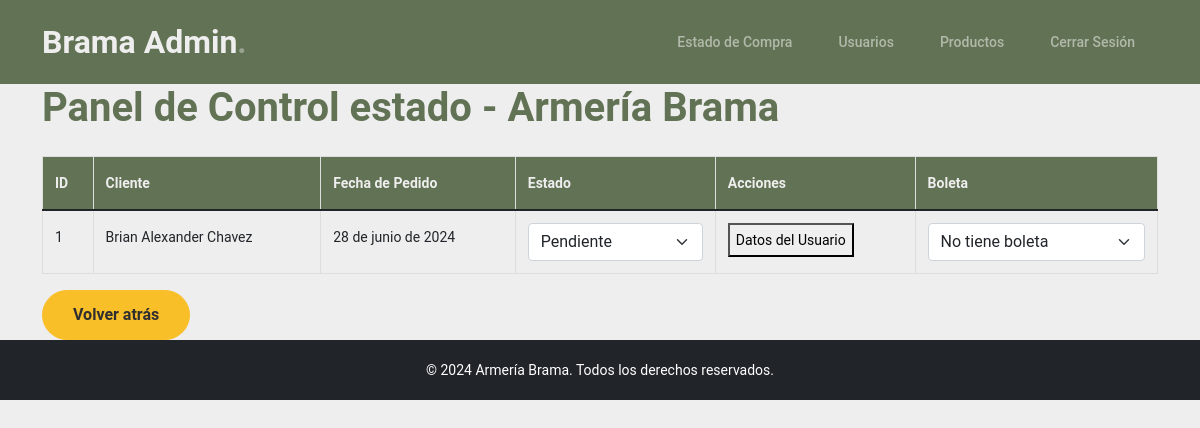
The page /panelcontrolestadocompra/ on the database its author committed.
### aplicacion/models.py (models this page shows, shortened)
class Pedido(models.Model):
    usuario = models.ForeignKey(Usuario, on_delete=models.PROTECT)
    id = models.AutoField(primary_key=True)
    nombre_cliente = models.CharField(max_length=100)
    direccion = models.CharField(max_length=200)
    correo = models.EmailField()
    celular = models.CharField(max_length=20)
    region = models.CharField(max_length=25, choices=REGIONES, default='CONCEPCION')
    fecha_pedido = models.DateField(auto_now_add=True)
    boleta = models.CharField(max_length=15, choices=[
        ('sin_boleta', 'Sin boleta'),
        ('con_boleta', 'Con boleta'),
    ])
    estado = models.CharField(max_length=20, choices=[
        ('cancelado', 'Cancelado'),
        ('en_proceso', 'En Proceso'),
        ('finalizado', 'Finalizado'),
    ], default='en_proceso')
    adicional = models.TextField(blank=True, null=True)  # Añadimos el campo adicional

### aplicacion/views.py (the view)
# urls.py: path('panelcontrolestadocompra/', panelcontrolestadocompra, name='panelcontrolestadocompra'),
def panelcontrolestadocompra (request):
    pedidos=Pedido.objects.all()
    datos={
        "pedidos":pedidos
    }
    return render(request, "aplicacion/panelcontrolestadocompra.html", datos)

### aplicacion/templates/aplicacion/panelcontrolestadocompra.html (shortened to what this page needs)
<!DOCTYPE html>
<html lang="es">
<head>
    <link rel="shortcut icon" href="{% load static %}{% static 'logo.png' %}">
    <link href="{% static 'aplicacion/css/bootstrap.min.css' %}" rel="stylesheet">
    <link rel="stylesheet" href="https://cdnjs.cloudflare.com/ajax/libs/font-awesome/6.0.0-beta3/css/all.min.css">
    <link href="{% static 'aplicacion/css/tiny-slider.css' %}" rel="stylesheet">
    <link href="{% static 'aplicacion/css/style.css' %}" rel="stylesheet">
</head>
<body>
    <nav class="custom-navbar navbar navbar-expand-md navbar-dark bg-dark" aria-label="Furni navigation bar">
        <div class="container">
            <a class="navbar-brand" href="{% url 'panelcontrol' %}">Brama Admin<span>.</span></a>
            <div class="collapse navbar-collapse" id="navbarsFurni">
                <ul class="custom-navbar-nav navbar-nav ms-auto mb-2 mb-md-0">
                    <li class="nav-item">
                        <a class="nav-link" href="{% url 'panelcontrolestadocompra' %}">Estado de Compra</a>
                    </li>
                    <li class="nav-item">
                        <a class="nav-link" href="{% url 'personas' %}">Usuarios</a>
                    </li>
                    <li class="nav-item">
                        <a class="nav-link" href="{% url 'productos' %}">Productos</a>
                    </li>
                    <li class="nav-item">
                        <a class="nav-link" href="{% url 'panelcerrarsesion' %}">Cerrar Sesión</a>
                    </li>
                </ul>
            </div>
        </div>
    </nav>
    <div class="container">
        <header class="header">
            <h1>Panel de Control estado - Armería Brama</h1>
        </header>
        <section class="mt-4">
            <div class="table-responsive">
                <table class="table table-hover">
                    <thead>
                        <tr>
                            <th>ID</th>
                            <th>Cliente</th>
                            <th>Fecha de Pedido</th>
                            <th>Estado</th>
                            <th>Acciones</th>
                            <th>Boleta</th>
                        </tr>
                    </thead>
                    <tbody>
                        {% for p in pedidos %}
                        <tr>
                            <td>{{ p.id }}</td>
                            <td>{{ p.nombre_cliente }}</td>
                            <td>{{ p.fecha_pedido }}</td>
                            <td>
                                <select class="form-select" name="estado" onchange="actualizarEstado(this, {{ p.id }})">
                                    <option value="pendiente" {% if p.estado == 'pendiente' %}selected{% endif %}>Pendiente</option>
                                </select>
                            </td>
                            <td>
                                <button class="btn-detalle" id="myBtn{{ p.id }}">Datos del Usuario</button>
                            </td>
                            <td>
                                <select class="form-select" name="boleta" onchange="actualizarBoleta(this, {{ p.id }})">
                                    <option value="false" {% if not p.boleta %}selected{% endif %}>No tiene boleta</option>
                                </select>
                            </td>
                        </tr>
                        {% endfor %}
                    </tbody>
                </table>
            </div>
            <div class="back-button">
                <a href="{% url 'panelcontrol' %}" class="btn btn-secondary">Volver atrás</a>
            </div>
        </section>
    </div>
    <footer class="footer text-center py-3 bg-dark text-white">
        © 2024 Armería Brama. Todos los derechos reservados.
    </footer>
    </body>
    </html>

### aplicacion/static/aplicacion/css/style.css (style rules this page uses)
body { overflow-x: hidden; position: relative; }
body { font-family: "Inter", sans-serif; font-weight: 400; line-height: 28px; color: #6a6a6a; font-size: 14px; background-color: #eff2f1; }
a { text-decoration: none; -webkit-transition: .3s all ease; -o-transition: .3s all ease; transition: .3s all ease; color: #2f2f2f; text-decoration: underline; }
.custom-navbar { background: #627254 !important; padding-top: 20px; padding-bottom: 20px; }
.custom-navbar .navbar-brand { font-size: 32px; font-weight: 600; }
.custom-navbar .navbar-brand > span { opacity: .4; }
@media (min-width: 992px) { .custom-navbar .custom-navbar-nav li { margin-left: 15px; margin-right: 15px; } }
.custom-navbar .custom-navbar-nav li a { font-weight: 500; color: #ffffff !important; opacity: .5; -webkit-transition: .3s all ease; -o-transition: .3s all ease; transition: .3s all ease; position: relative; }
@media (min-width: 768px) { .custom-navbar .custom-navbar-nav li a:before { content: ""; position: absolute; bottom: 0; left: 8px; right: 8px; background: #f9bf29; height: 5px; opacity: 1; visibility: visible; width: 0; -webkit-transition: .15s all ease-out; -o-transition: .15s all ease-out; transition: .15s all ease-out; } }
.btn { font-weight: 600; padding: 12px 30px; border-radius: 30px; color: #ffffff; background: #2f2f2f; border-color: #2f2f2f; }
.btn.btn-secondary { color: #2f2f2f; background: #f9bf29; border-color: #f9bf29; }
:root { --dark-green: #627254; --light-green: #76885B; --gray: #DDDDDD; --light-gray: #EEEEEE; }
body { background-color: var(--light-gray); color: var(--dark-green); }
h1 { color: var(--light-green); }
body { font-family: 'Roboto', sans-serif; background-color: #EEEEEE; }
h1 { color: #627254; font-weight: 700; }

### aplicacion/templates/aplicacion/panelcontrolestadocompra.html (style rules this page uses)
body { background-color: #EEEEEE; color: #627254; }
.navbar { background-color: #627254; }
.navbar-brand { color: #EEEEEE !important; }
.navbar-nav .nav-link { color: #EEEEEE !important; }
.header h1 { color: #627254; }
.table-hover th, .table-hover td { border: 1px solid #DDDDDD; padding: 12px; text-align: left; }
.table-hover th { background-color: #627254; color: #EEEEEE; }
.btn-secondary { background-color: #627254; border-color: #627254; }

### rows shown on the page
Pedido: id "1", nombre_cliente "Brian Alexander Chavez", fecha_pedido "28 de junio de 2024", estado "Pendiente", boleta "No tiene boleta"
